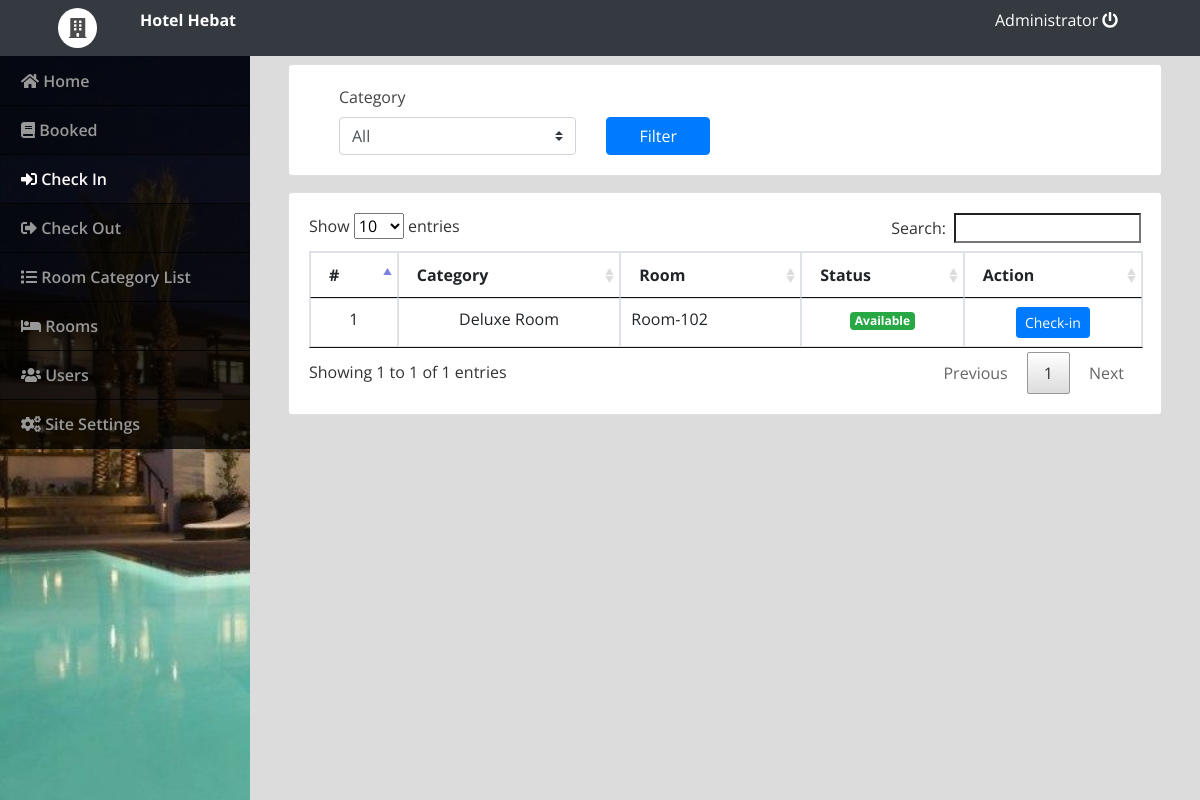
The app's page /admin/index.php?page=check_in (signed in) with its own data.
### tables this page shows
CREATE TABLE `rooms` (
  `id` int(30) NOT NULL,
  `room` varchar(30) NOT NULL,
  `category_id` int(30) NOT NULL,
  `status` tinyint(1) NOT NULL DEFAULT 0 COMMENT '0 = Available , 1= Unvailables'
);

### admin/check_in.php (the view, shortened to what this page needs)
<?php include('db_connect.php'); ?>
<div class="container-fluid">
	<div class="col-lg-12">
		<div class="row">
			<div class="col-md-12">
				<div class="card">
					<div class="card-body">
						<div class="container-fluid">
							<div class="col-md-12">
								<form id="filter">
									<div class="row">
										<div class=" col-md-4">
											<label class="control-label">Category</label>
											<select class="custom-select browser-default" name="category_id">
												<option value="all" <?php echo isset($_GET['category_id']) && $_GET['category_id'] == 'all' ? 'selected' : '' ?>>All</option>
												<?php
												$cat = $conn->query("SELECT * FROM room_categories order by name asc ");
												while($row= $cat->fetch_assoc()) {
													$cat_name[$row['id']] = $row['name'];
													?>
												<?php
												}
												?>
											</select>
										</div>
										<div class="col-md-2">
											<label for="" class="control-label">&nbsp</label>
											<button class="btn btn-block btn-primary">Filter</button>
										</div>
									</div>
								</form>
							</div>
						</div>
					</div>
				</div>
			</div>
		</div>
		<div class="row mt-3">
			<div class="col-md-12">
				<div class="card">
					<div class="card-body">
						<table class="table table-bordered">
							<thead>
								<th>#</th>
								<th>Category</th>
								<th>Room</th>
								<th>Status</th>
								<th>Action</th>
							</thead>
							<tbody>
								<?php
								$i = 1;
								$where = '';
									if(empty($where))
										$where .= " where status = '0' ";
									else
										$where .= " and status = '0' ";
								$rooms = $conn->query("SELECT * FROM rooms ".$where." order by id asc");
								while($row=$rooms->fetch_assoc()):
								?>
								<tr>
									<td class="text-center"><?php echo $i++ ?></td>
									<td class="text-center"><?php echo $cat_name[$row['category_id']] ?></td>
									<td class=""><?php echo $row['room'] ?></td>
									<?php if($row['status'] == 0): ?>
										<td class="text-center"><span class="badge badge-success">Available</span></td>
									<?php else: ?>
										<td class="text-center"><span class="badge badge-default">Unavailable</span></td>
									<?php endif; ?>
									<td class="text-center">
											<button class="btn btn-sm btn-primary check_in" type="button" data-id="<?php echo $row['id'] ?>">Check-in</button>
									</td>
								</tr>
							<?php endwhile; ?>
							</tbody>
						</table>
					</div>
				</div>
			</div>
		</div>
	</div>
</div>

### admin/assets/css/style.css (style rules this page uses)
body { font-family: "Open Sans", sans-serif; color: #444444; width: 100%; height: calc(100%); }

### admin/index.php (style rules this page uses)
body { background: #80808045; }

### records on screen
rooms: category "Deluxe Room", room "Room-102", status "Available"

### other values on screen
$_SESSION['setting_hotel_name'] "Hotel Hebat"
$_SESSION['login_name'] "Administrator"
